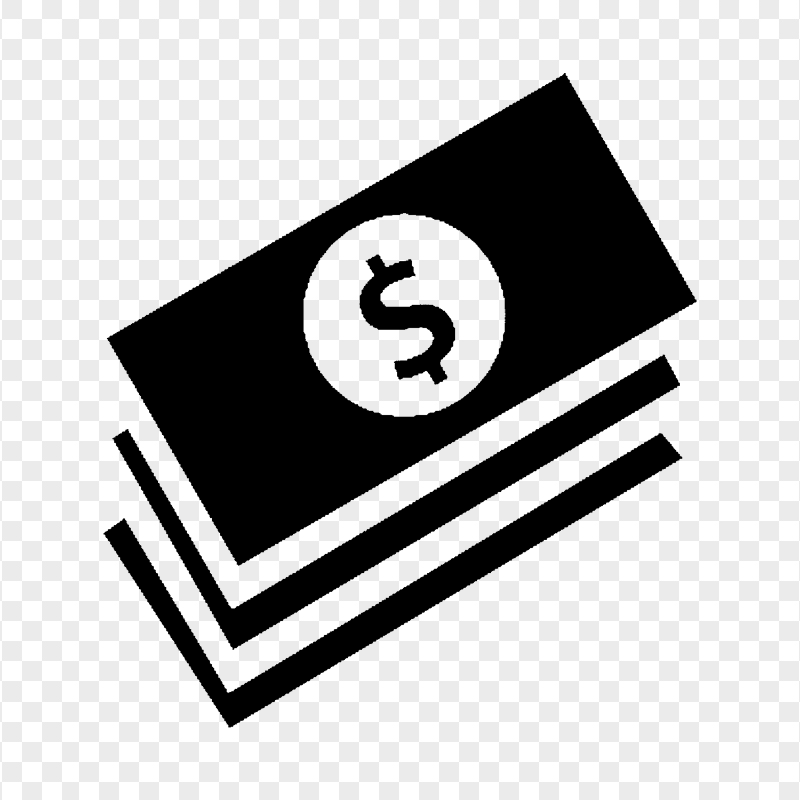
#> input picture Money.png, 800 x 800 px, found by its file name
$ python data_viz.py
#> lines starting #> are read from the running program, lines starting #| are printed output that depends on the picture
import pandas as pd
import matplotlib.pyplot as plt
import matplotlib.image as mpimg
import matplotlib.patches as patches
import seaborn as sns
import numpy as np

x = [1, 2, 3, 4, 5, 6, 7, 8, 9, 10]
y = [1, 2, 3, 4, 2, 6, 7, 8, 9, 10]

plt.scatter(x, y)
plt.show()
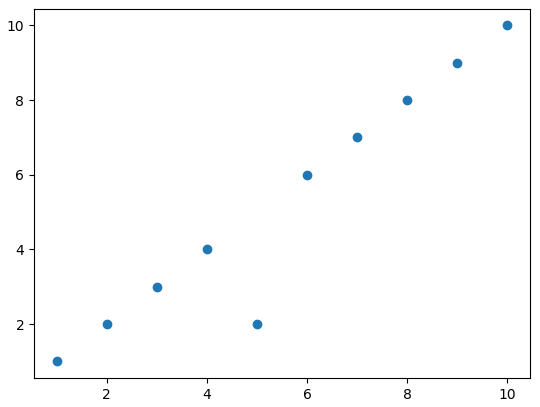
#> figure drawn by matplotlib, 1 panel

x1 = np.arange(-100, 100, 1)

plt.plot(x1, x1**2)
plt.show()
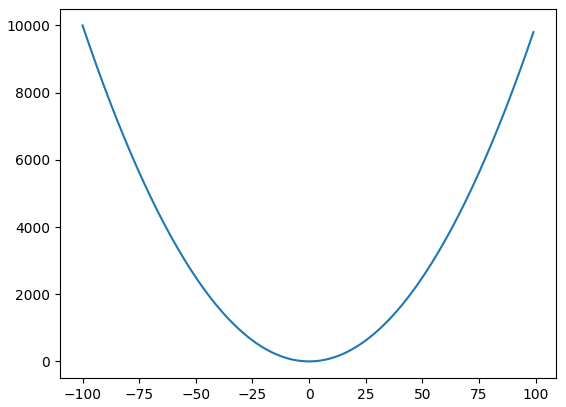
#> figure drawn by matplotlib, 1 panel; curve peaks at x = -100, y = 10000

plt.plot(x1, (x1**2) -2000)
plt.show()
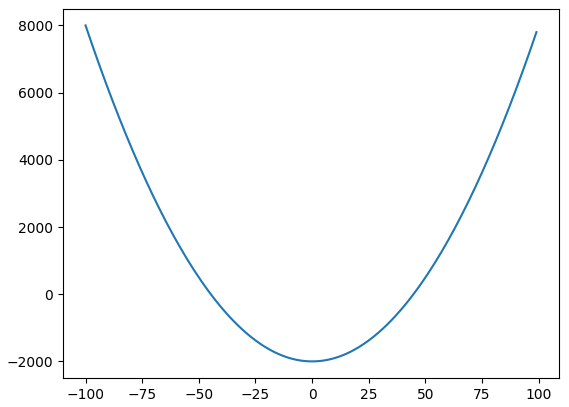
#> figure drawn by matplotlib, 1 panel; curve peaks at x = -100, y = 8000

dias = np.arange(1, 31)
vacinados = np.random.randint(0, 1000, 30)
contagios = np.random.randint(0, 700, 30)

#plt.style.use('classic')
#plt.style.use('dark_background')
plt.style.use('default')
plt.figure(figsize=(10, 5))
plt.bar(dias, vacinados)
plt.plot(dias, contagios, 'r')
plt.ylabel('Vacinados por dia')
plt.show()
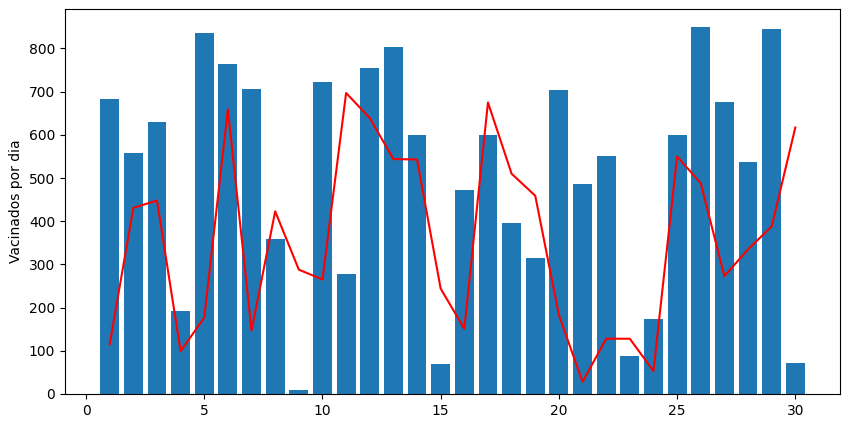
#> figure drawn by matplotlib, 1 panel; tallest bar 849 high, from x = 25.6 to 26.4; curve peaks at x = 11, y = 697

dados = pd.DataFrame(dias, columns=['dias'])
dados['Contagios'] = contagios
dados['Vacinados'] = vacinados

dados.plot(kind='bar', x='dias', y='Vacinados')
plt.show()
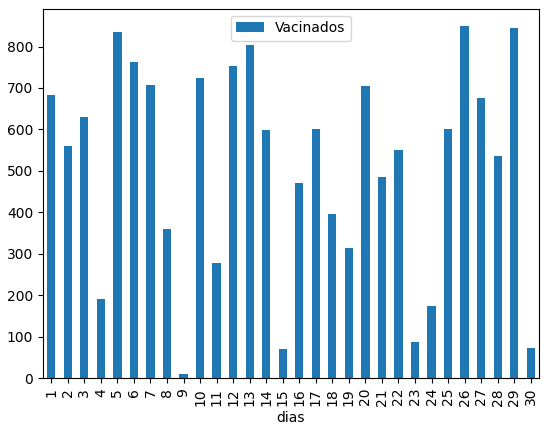
#> figure drawn by matplotlib, 1 panel; tallest bar 849 high, from x = 24.75 to 25.25

## Usando seaborn
sns.barplot(data=dados, x='dias', y='Contagios')
sns.lineplot(data=dados, x='dias', y='Vacinados', color='red')
plt.show()
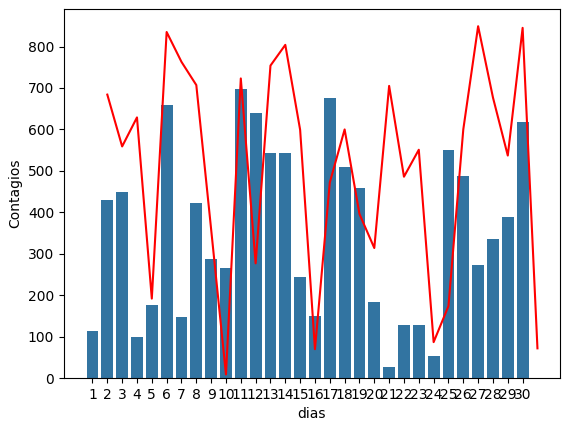
#> figure drawn by matplotlib, 1 panel; tallest bar 697 high, from x = 9.6 to 10.4

# Teste grafico pintado

img = mpimg.imread('money.png')
#> img is the input picture: shape (800, 800, 4) float32; mean R, G, B, A 0.726, 0.726, 0.726, 1
progress = 0.34  # 34%
fig, ax = plt.subplots(figsize=(5, 5))

# Mostra a imagem
ax.imshow(img, extent=[0, 1, 0, 1])

# Adiciona um retângulo branco para cobrir o que ainda não foi atingido
ax.add_patch(patches.Rectangle((progress, 0), 1 - progress, 1, color='white', alpha=0.7))

# Ajuste visual
ax.axis('off')
plt.show()
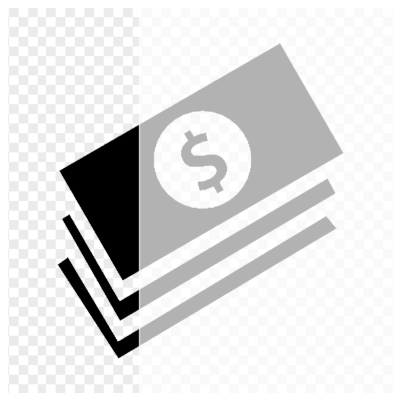
#> figure drawn by matplotlib, 1 panel

$ run again, with analise_de_residuos_DecisionTree.png copied over Money.png
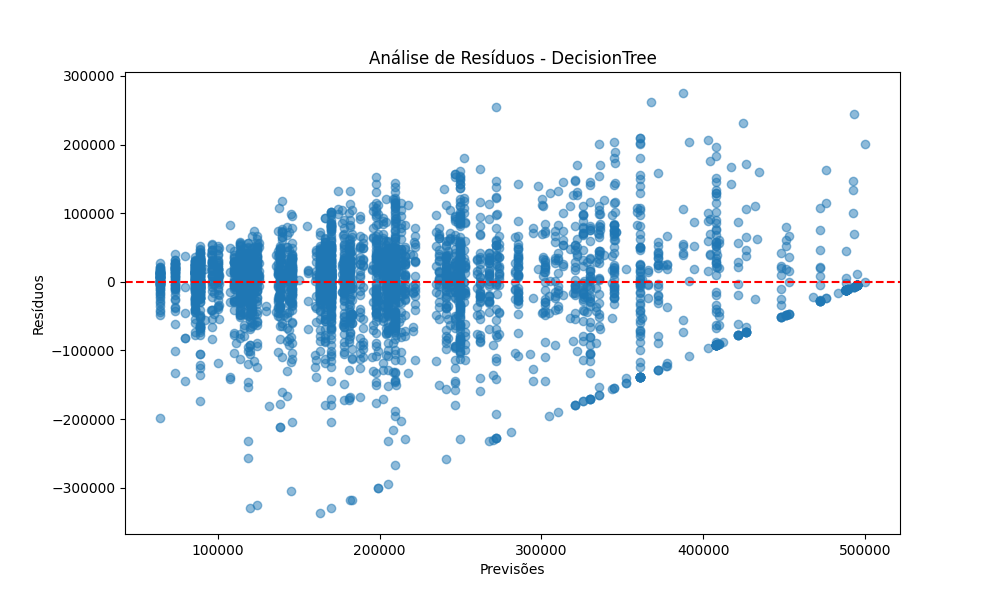
#> input picture analise_de_residuos_DecisionTree.png, 1000 x 600 px, found by its file name
#> img is the input picture: shape (600, 1000, 4) float32; mean R, G, B, A 0.917, 0.943, 0.963, 1
#> `plt.show()`:
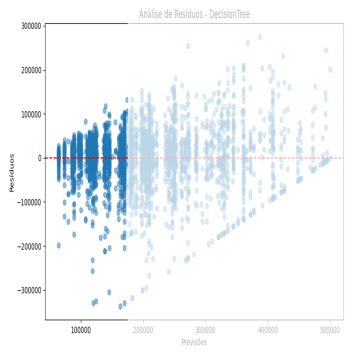
#> figure drawn by matplotlib, 1 panel

$ run again, with analise_de_residuos_KNN.png copied over Money.png
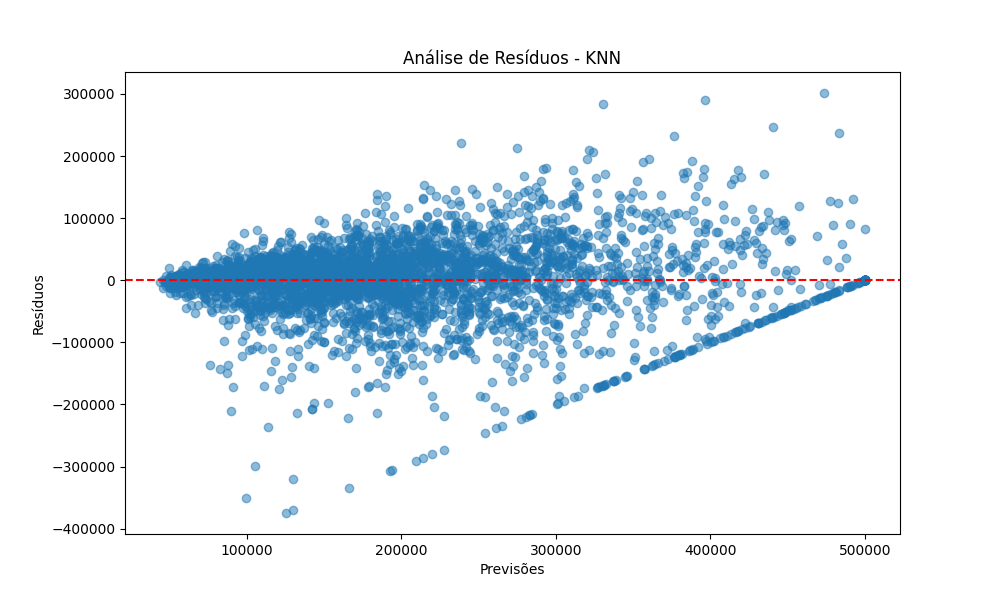
#> input picture analise_de_residuos_KNN.png, 1000 x 600 px, found by its file name
#> img is the input picture: shape (600, 1000, 4) float32; mean R, G, B, A 0.907, 0.937, 0.96, 1
#> `plt.show()`:
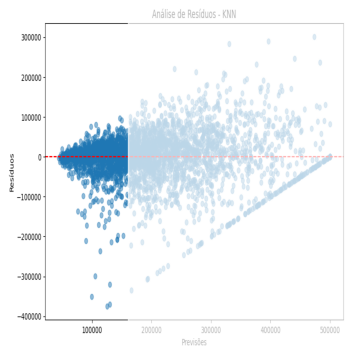
#> figure drawn by matplotlib, 1 panel
